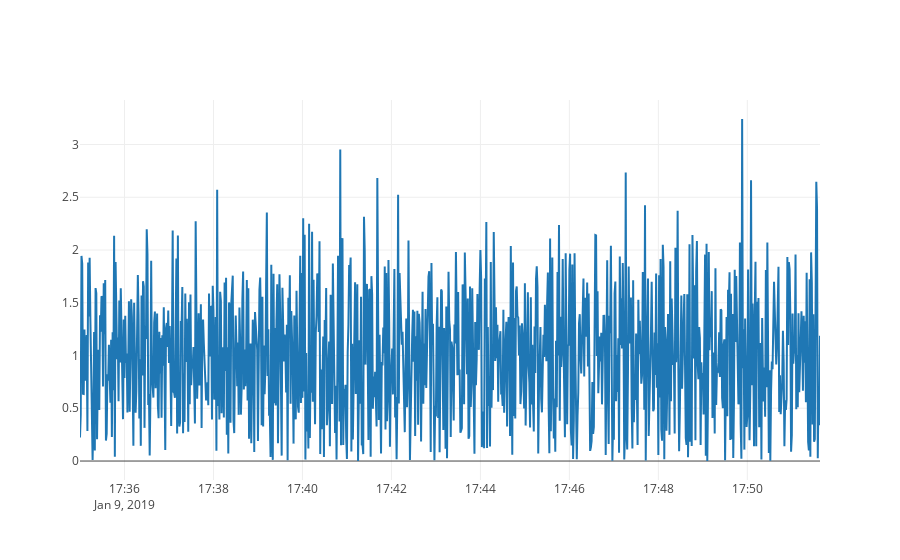

Source (notebook cell):
### Code cell
smooth_stream.plot()

### Figure 1 — Plotly figure (JSON) as saved in the notebook; plotly's stock layout.template omitted (floating-point values rounded to 4 significant figures; data arrays with more than 128 entries replaced by an {"elided": "..."} marker saying what was removed)
{"data": [{"name": "some_vals", "type": "scatter", "uid": "04f80022-81e3-4527-b579-a99e8339be19", "x": {"elided": "999 str values"}, "y": {"elided": "999 float values"}}], "layout": {"autosize": true, "xaxis": {"autorange": true, "range": ["2019-01-09 17:35", "2019-01-09 17:51:38"], "type": "date"}, "yaxis": {"autorange": true, "range": [-0.1797, 3.422], "type": "linear"}}}
